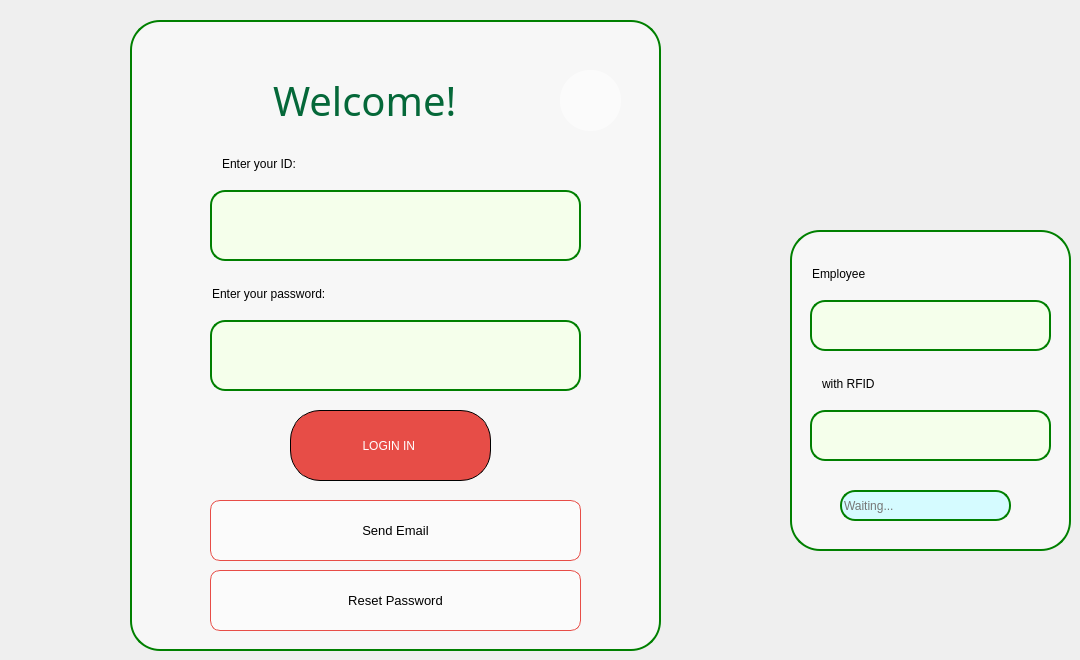
    <widget class="QWidget" name="login_page">
     <property name="sizePolicy">
      <sizepolicy hsizetype="Expanding" vsizetype="Expanding">
       <horstretch>0</horstretch>
       <verstretch>0</verstretch>
      </sizepolicy>
     </property>
     <widget class="QFrame" name="login_frame">
      <property name="geometry">
       <rect>
        <x>130</x>
        <y>20</y>
        <width>531</width>
        <height>631</height>
       </rect>
      </property>
      <property name="styleSheet">
       <string notr="true">background-color: rgba(255,255,255, 0.5);
border:2px solid green;
border-radius: 30px;</string>
      </property>
      <property name="frameShape">
       <enum>QFrame::StyledPanel</enum>
      </property>
      <property name="frameShadow">
       <enum>QFrame::Raised</enum>
      </property>
      <widget class="QLineEdit" name="Id_login">
       <property name="geometry">
        <rect>
         <x>80</x>
         <y>170</y>
         <width>371</width>
         <height>71</height>
        </rect>
       </property>
       <property name="styleSheet">
        <string notr="true">color: rgb(118, 118, 118);
background-color: rgb(250, 255, 230);
background-color: rgb(245, 255, 235);
border-radius:15px;</string>
       </property>
       <property name="text">
        <string/>
       </property>
      </widget>
      <widget class="QLineEdit" name="Password_login">
       <property name="geometry">
        <rect>
         <x>80</x>
         <y>300</y>
         <width>371</width>
         <height>71</height>
        </rect>
       </property>
       <property name="styleSheet">
        <string notr="true">color: rgb(118, 118, 118);
background-color: rgb(250, 255, 230);
background-color: rgb(245, 255, 235);
border-radius:15px;</string>
       </property>
       <property name="text">
        <string/>
       </property>
       <property name="echoMode">
        <enum>QLineEdit::Password</enum>
       </property>
      </widget>
      <widget class="QLabel" name="label_3">
       <property name="geometry">
        <rect>
         <x>430</x>
         <y>50</y>
         <width>61</width>
         <height>61</height>
        </rect>
       </property>
       <property name="styleSheet">
        <string notr="true">border:none;</string>
       </property>
       <property name="text">
        <string/>
       </property>
       <property name="pixmap">
        <pixmap>../../Downloads/key.png</pixmap>
       </property>
       <property name="scaledContents">
        <bool>true</bool>
       </property>
      </widget>
      <widget class="QLineEdit" name="lineEdit">
       <property name="geometry">
        <rect>
         <x>60</x>
         <y>40</y>
         <width>351</width>
         <height>81</height>
        </rect>
       </property>
       <property name="font">
        <font>
         <family>Segoe Print</family>
         <pointsize>30</pointsize>
        </font>
       </property>
       <property name="styleSheet">
        <string notr="true">border:none;
color: rgb(5, 104, 57);
background-color: rgba(255,255,255, 0);

</string>
       </property>
       <property name="text">
        <string>Welcome!</string>
       </property>
       <property name="cursorPosition">
        <number>8</number>
       </property>
       <property name="alignment">
        <set>Qt::AlignCenter</set>
       </property>
      </widget>
      <widget class="QPushButton" name="Login_Button">
       <property name="geometry">
        <rect>
         <x>160</x>
         <y>390</y>
         <width>201</width>
         <height>71</height>
        </rect>
       </property>
       <property name="styleSheet">
        <string notr="true">border: 1px solid black;
font: 10pt &quot;Segoe Print&quot;;

background-color: rgb(97, 0, 0);

color: rgb(255, 255, 255);

background-color: rgb(171, 168, 111);
background-color: rgb(97, 0, 0);
background-color: rgb(231, 77, 71);



border-radius:30px;
</string>
       </property>
       <property name="text">
        <string>LOGIN IN </string>
       </property>
      </widget>
      <widget class="QPushButton" name="forgotpassword_Button">
       <property name="geometry">
        <rect>
         <x>80</x>
         <y>550</y>
         <width>371</width>
         <height>61</height>
        </rect>
       </property>
       <property name="styleSheet">
        <string notr="true">border: 1px solid black;
color: rgb(231, 77, 71);
background-color: rgb(97, 0, 0);

color: rgb(255, 255, 255);
font: 10pt ;

background-color: rgb(171, 168, 111);
background-color: rgb(97, 0, 0);
background-color: rgb(231, 77, 71);

border-radius:10px;
border-color: rgb(231, 77, 71);
background-color: rgba(255,255,255, 0.5);
color: rgb(231, 77, 71);
color: rgb(0, 0, 0);</string>
       </property>
       <property name="text">
        <string>Reset Password</string>
       </property>
       <property name="icon">
        <iconset>
         <normalon>../../Downloads/right-arrow.png</normalon>
        </iconset>
       </property>
      </widget>
      <widget class="QLineEdit" name="lineEdit_2">
       <property name="geometry">
        <rect>
         <x>90</x>
         <y>130</y>
         <width>241</width>
         <height>28</height>
        </rect>
       </property>
       <property name="styleSheet">
        <string notr="true">border:none;
color: rgb(0, 0, 0);
background-color: rgba(255,255,255, 0);</string>
       </property>
       <property name="text">
        <string>Enter your ID:</string>
       </property>
      </widget>
      <widget class="QLineEdit" name="lineEdit_4">
       <property name="geometry">
        <rect>
         <x>80</x>
         <y>260</y>
         <width>241</width>
         <height>28</height>
        </rect>
       </property>
       <property name="styleSheet">
        <string notr="true">border:none;
color: rgb(0, 0, 0);
background-color: rgba(255,255,255, 0);</string>
       </property>
       <property name="text">
        <string>Enter your password:</string>
       </property>
      </widget>
      <widget class="QPushButton" name="send_email_button">
       <property name="geometry">
        <rect>
         <x>80</x>
         <y>480</y>
         <width>371</width>
         <height>61</height>
        </rect>
       </property>
       <property name="styleSheet">
        <string notr="true">border: 1px solid black;
color: rgb(231, 77, 71);
background-color: rgb(97, 0, 0);

color: rgb(255, 255, 255);
font: 10pt ;

background-color: rgb(171, 168, 111);
background-color: rgb(97, 0, 0);
background-color: rgb(231, 77, 71);

border-radius:10px;
border-color: rgb(231, 77, 71);
background-color: rgba(255,255,255, 0.5);
color: rgb(231, 77, 71);
color: rgb(0, 0, 0);</string>
       </property>
       <property name="text">
        <string>Send Email</string>
       </property>
       <property name="icon">
        <iconset>
         <normalon>../../Downloads/right-arrow.png</normalon>
        </iconset>
       </property>
      </widget>
     </widget>
     <widget class="QFrame" name="login_frame_2">
      <property name="geometry">
       <rect>
        <x>790</x>
        <y>230</y>
        <width>281</width>
        <height>321</height>
       </rect>
      </property>
      <property name="styleSheet">
       <string notr="true">background-color: rgba(255,255,255, 0.5);
border:2px solid green;
border-radius: 30px;</string>
      </property>
      <property name="frameShape">
       <enum>QFrame::StyledPanel</enum>
      </property>
      <property name="frameShadow">
       <enum>QFrame::Raised</enum>
      </property>
      <widget class="QLineEdit" name="Employee_name">
       <property name="geometry">
        <rect>
         <x>20</x>
         <y>70</y>
         <width>241</width>
         <height>51</height>
        </rect>
       </property>
       <property name="styleSheet">
        <string notr="true">color: rgb(118, 118, 118);
background-color: rgb(250, 255, 230);
background-color: rgb(245, 255, 235);
border-radius:15px;</string>
       </property>
       <property name="text">
        <string/>
       </property>
      </widget>
      <widget class="QLineEdit" name="Employee_RFID">
       <property name="geometry">
        <rect>
         <x>20</x>
         <y>180</y>
         <width>241</width>
         <height>51</height>
        </rect>
       </property>
       <property name="styleSheet">
        <string notr="true">color: rgb(118, 118, 118);
background-color: rgb(250, 255, 230);
background-color: rgb(245, 255, 235);
border-radius:15px;</string>
       </property>
       <property name="text">
        <string/>
       </property>
      </widget>
      <widget class="QLabel" name="label_6">
       <property name="geometry">
        <rect>
         <x>430</x>
         <y>50</y>
         <width>61</width>
         <height>61</height>
        </rect>
       </property>
       <property name="styleSheet">
        <string notr="true">border:none;</string>
       </property>
       <property name="text">
        <string/>
       </property>
       <property name="pixmap">
        <pixmap>../../Downloads/key.png</pixmap>
       </property>
       <property name="scaledContents">
        <bool>true</bool>
       </property>
      </widget>
      <widget class="QLineEdit" name="lineEdit_15">
       <property name="geometry">
        <rect>
         <x>20</x>
         <y>30</y>
         <width>221</width>
         <height>28</height>
        </rect>
       </property>
       <property name="styleSheet">
        <string notr="true">border:none;
color: rgb(0, 0, 0);
background-color: rgba(255,255,255, 0);</string>
       </property>
       <property name="text">
        <string>Employee</string>
       </property>
      </widget>
      <widget class="QLineEdit" name="lineEdit_16">
       <property name="geometry">
        <rect>
         <x>30</x>
         <y>140</y>
         <width>221</width>
         <height>28</height>
        </rect>
       </property>
       <property name="styleSheet">
        <string notr="true">border:none;
color: rgb(0, 0, 0);
background-color: rgba(255,255,255, 0);</string>
       </property>
       <property name="text">
        <string>with RFID</string>
       </property>
      </widget>
      <widget class="QLineEdit" name="RFID_Status">
       <property name="geometry">
        <rect>
         <x>50</x>
         <y>260</y>
         <width>171</width>
         <height>31</height>
        </rect>
       </property>
       <property name="styleSheet">
        <string notr="true">color: rgb(118, 118, 118);
background-color: rgb(250, 255, 230);
background-color: rgb(245, 255, 235);
background-color: rgb(213, 251, 255);
border-radius:15px;</string>
       </property>
       <property name="text">
        <string>Waiting...</string>
       </property>
      </widget>
     </widget>
    </widget>
